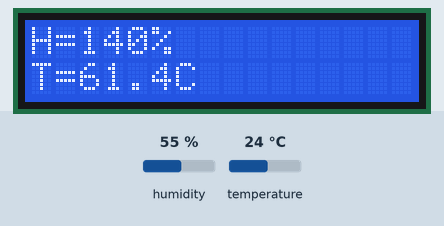
This program was run on a simulated ATtiny2313a, built with avr-gcc and emulated at 8 MHz. Parts: 16×2 character LCD. Wiring (inferred from the names in the program): DHT11 sensor: data PD6; character LCD (HD44780): RS PB0; R/W PB1; E PB2; data PB3, PB4, PB5, PB6. The inputs (shaded band) are chosen by the test bench; at power-on: humidity 55 %, temperature 24 °C.

Above: at 4.8 s.
4.9 s: humidity set to 22 %
At 6.3 s:
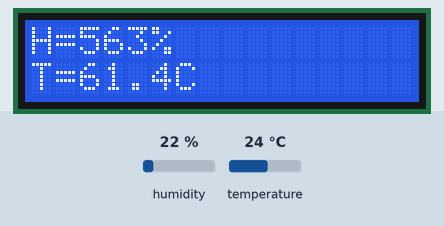
6.6 s: temperature set to 12 °C
At 7.8 s:
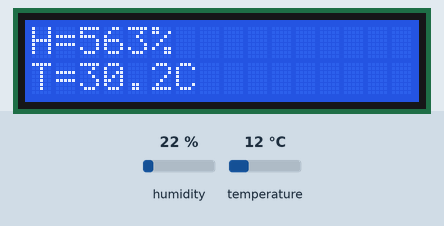
8.7 s: humidity set to 40 %
At 10.4 s:
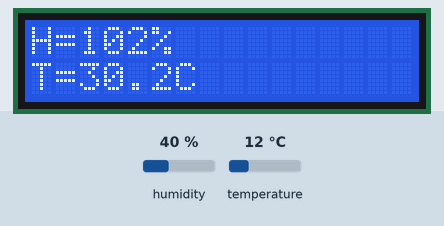
10.8 s: temperature set to 19 °C
At 11.8 s:
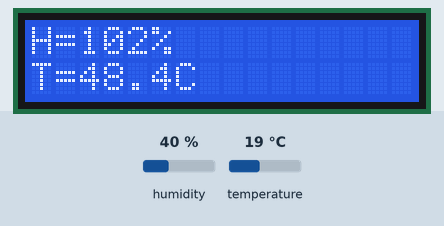
Timing chart, 0 to 13.8 s (numbered marks = the images above; inputs shaded):
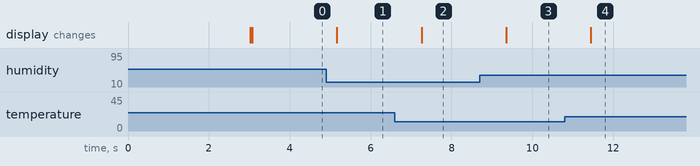

The program:

main.c
```c
/*
* digitalThermometer.c
*
* Created: 03.01.2020 17:55:27
* Author : Osman Mazinov
*/
#ifndef  F_CPU
#define	F_CPU 8000000U
#endif

#include <avr/io.h>
#include <util/delay.h>
#include "LCD.h"
#include <string.h>
#include <math.h>

#define DHT_PORT        PORTD
#define DHT_DDR         DDRD
#define DHT_PIN         PIND
#define DHT22_PIN 6
#define STRING_SIZE 3
#define DEC 10
#define DOZEN 10
#define TEMP_MASK 0x7FFF
#define MINIMUM_TEMP -40
#define MAXIMUM_TEMP 80
#define ZERO_POINT 0
#define START_DELAY 3000

uint8_t c=0, low_byte_rh, high_byte_rh, low_byte_temp, high_byte_temp, check_sum;
uint16_t temperature_result, humidity_result;
const int NEGATIVE_POINT = -10;

void init();
void print_negative_temperature(char* t_buffer, int negative_temp); /* print temperature lower than 0 C */
void print_humidity(char* buffer);								  /* print humidity */
void print_temperature(char* buffer, uint16_t temp_after_point);  /* print temperature above than 0 C */
void request();													  /* Microcontroller send start pulse/request */
void response();												  /* receive response from DHT11 */
uint8_t receive_data();											  /* receive data */
int get_checksum();
void print_error();

int main(void) {

	char t_buffer[STRING_SIZE], h_buffer[STRING_SIZE];
	uint16_t temp_buffer;
	uint16_t temp_buffer_after_point;
	int negative_temp;

	lcdInit();
	lcdGotoXY(0,0);
	lcdPuts("Tiny    ");
	lcdGotoXY(1,0);
	lcdPuts("Term    ");
	_delay_ms(START_DELAY);
	lcdClear();
	lcdSetDisplay(LCD_DISPLAY_ON);
	lcdSetCursor(LCD_CURSOR_OFF);
	//USART_Init(47); // 19200

	while (1) {

      //send_int_Uart(21);

		request();		/* send start pulse */
		response();		/* receive response */
		/*
		5 bytes of DHT data are as follows:
		[0] RH integral
		[1] RH decimal
		[2] Temp integral
		[3] Temp decimal
		[4] checksum is the sum of all four bytes AND 255
		*/
		low_byte_rh=receive_data();	/* store first eight bit in I_RH */
		high_byte_rh=receive_data();	/* store next eight bit in D_RH */
		low_byte_temp=receive_data();	/* store next eight bit in I_Temp */
		high_byte_temp=receive_data();	/* store next eight bit in D_Temp */
		check_sum=receive_data();/* store next eight bit in CheckSum */

		/* (DHTdata[0] + DHTdata[1] + DHTdata[2] + DHTdata[3]) & 255) will = DHTdata[4] IF the checksum is good. */
		if ((get_checksum() & 255) != check_sum) {
			print_error();
		}
		else {
			humidity_result = (low_byte_rh * 256 + high_byte_rh ) / DOZEN;
			print_humidity(h_buffer);
			temperature_result = (low_byte_temp * 256 + high_byte_temp );

			if(temperature_result > TEMP_MASK) {
				negative_temp = -(TEMP_MASK & temperature_result); /* shoud be devide by DOZEN */
				print_negative_temperature(t_buffer, negative_temp);
			}
			else {
				temp_buffer = temperature_result;
				temp_buffer_after_point = temp_buffer % DOZEN;
				print_temperature(t_buffer, temp_buffer_after_point);
			}

		}
		_delay_ms(1000);
	}
}

void print_humidity(char* buffer) {
	if(humidity_result < 100) {
		lcdGotoXY(0,0);
		lcdPuts("H= ");
		lcdGotoXY(0,3);
		itoa(humidity_result, buffer, DOZEN);
		lcdPuts(buffer);
		lcdGotoXY(0, 5);
		lcdPuts("%");
	}
	else {
		lcdGotoXY(0,0);
		lcdPuts("H=");
		lcdGotoXY(0,2);
		itoa(humidity_result, buffer, DOZEN);
		lcdPuts(buffer);
		lcdGotoXY(0, 5);
		lcdPuts("%");
	}
}

void print_negative_temperature(char* buffer, int negativeTemp) {

	int negativeData = negativeTemp/DEC;

	if((abs(negativeTemp) != abs(MINIMUM_TEMP))) {
		if(abs(negativeData) < abs(NEGATIVE_POINT)) {
			lcdGotoXY(1,0);
			lcdPuts("T= ");
			lcdGotoXY(1,3);
			itoa(negativeData, buffer, DEC);
			lcdPuts(buffer);
			lcdGotoXY(1,5);
			lcdPuts(" ");
			lcdGotoXY(1,6);
			lcdPuts("C ");

			if(negativeData == ZERO_POINT){

				lcdGotoXY(1,0);
				lcdPuts("T= ");
				lcdGotoXY(1,3);
				itoa(negativeData, buffer, DEC);
				lcdPuts(buffer);
				lcdGotoXY(1,4);
				lcdPuts(".");
				lcdGotoXY(1,5);
				lcdPuts("0");
				lcdGotoXY(1,6);
				lcdPuts("C ");
			}
		}
		else {
			lcdGotoXY(1,0);
			lcdPuts("T=");
			lcdGotoXY(1,2);
			itoa(negativeData, buffer, DEC);
			lcdPuts(buffer);
			lcdGotoXY(1,5);
			lcdPuts("C ");
		}
	}
	else {
		print_error();
	}
}

void print_temperature(char* buffer, uint16_t temp_after_point)
{
	uint16_t temperatureData = temperature_result / DOZEN;

	if(temperatureData != MAXIMUM_TEMP) {

		if(temperatureData < DEC) {
			lcdGotoXY(1,0);
			lcdPuts("T= ");
			lcdGotoXY(1,3);
			itoa(temperatureData, buffer, DEC);
			lcdPuts(buffer);
			lcdGotoXY(1,4);
			lcdPuts(".");
			lcdGotoXY(1,5);
			itoa(temp_after_point, buffer, DEC);
			lcdPuts(buffer);
			lcdGotoXY(1,6);
			lcdPuts("C");
		}
		else {
			lcdGotoXY(1,0);
			lcdPuts("T=");
			lcdGotoXY(1,2);
			itoa(temperatureData, buffer, DEC);
			lcdPuts(buffer);
			lcdGotoXY(1,4);
			lcdPuts(".");
			lcdGotoXY(1,5);
			itoa(temp_after_point, buffer, DEC);
			lcdPuts(buffer);
			lcdGotoXY(1,6);
			lcdPuts("C");
		}
	}
	else {
		print_error();
	}
}

void request()  {

	DDRD |= (1<<DHT22_PIN);
	PORTD &= ~(1<<DHT22_PIN);    /* set to low pin */
	_delay_ms(20);            /* wait for 20ms */
	PORTD |= (1<<DHT22_PIN);	/* set to high pin */
}

void response()	{

	DDRD &= ~(1<<DHT22_PIN);
	while(PIND & (1<<DHT22_PIN));
	while((PIND & (1<<DHT22_PIN))==0);
	while(PIND & (1<<DHT22_PIN));
}

uint8_t receive_data() {

	int q;
	for (q=0; q<8; q++)	{
		while((PIND & (1<<DHT22_PIN)) == 0);  /* check received bit 0 or 1 */
		_delay_us(30);
		if(PIND & (1<<DHT22_PIN))/* if high pulse is greater than 30ms */
		c = (c<<1)|(0x01);	/* then its logic HIGH */
		else			/* otherwise its logic LOW */
		c = (c<<1);
		while(PIND & (1<<DHT22_PIN));
	}
	return c;
}

int get_checksum() {

	return low_byte_rh + high_byte_rh + low_byte_temp + high_byte_temp;
}

void print_error() {
	lcdGotoXY(0,0);
	lcdPuts("Sens    ");
	lcdGotoXY(1,0);
	lcdPuts("Err     ");
}
```

LCD.c
```c
// LCD lib teken from https://micro-pi.ru/%d1%81%d1%85%d0%b5%d0%bc%d0%b0-%d0%bf%d0%be%d0%b4%d0%ba%d0%bb%d1%8e%d1%87%d0%b5%d0%bd%d0%b8%d1%8f-hd44780-%d0%ba-atmega16/
//#define F_CPU 11059200UL
#include <avr/io.h>
#include <util/delay.h>
#include <avr/pgmspace.h>
#include <avr/eeprom.h>
#include <avr/interrupt.h>
#include "LCD.h"

/*
  Îòïðàâëÿåò ìëàäøóþ ïîëîâèíó áàéòà byte â LCD. Åñëè state == 0,
  òî ïåðåäà¸òñÿ êàê êîìàíäà, åñëè íåò, òî êàê äàííûå.
 */
void lcdSendNibble(char byte, char state) {
  // Ïèíû óïðàâëåíèÿ - íà âûõîä
  LCDCONTROLDDR |= 1 << LCD_RS | 1 << LCD_RW | 1 << LCD_E;
  // Ïèíû äàííûõ - íà âûõîä
  LCDDATADDR |= 1 << LCD_D4 | 1 << LCD_D5 | 1 << LCD_D6 | 1 << LCD_D7;
  // Ðåæèì çàïèñè, RW = 0
  LCDCONTROLPORT &= ~(1 << LCD_RW);
  // Óñòàíàâëèâàåì 1 â RS
  if (state) {
    // åñëè îòäà¸ì äàííûå
    LCDCONTROLPORT |= 1 << LCD_RS;
  } else {
    LCDCONTROLPORT &= ~(1 << LCD_RS);
  }
  // Âçâîäèì ñòðîá
  LCDCONTROLPORT |= 1 << LCD_E;
  // Îáíóëÿåì ïèíû äàííûõ
  LCDDATAPORT &= ~(1 << LCD_D4 | 1 << LCD_D5 | 1 << LCD_D6 | 1 << LCD_D7);
  // Çàïèñûâàåì ìëàäøóþ
  if (byte & (1 << 3)) {
    // ïîëîâèíó áàéòà
    LCDDATAPORT |= 1 << LCD_D7;
  }
  // byte â ïîðò âûâîäà äàííûõ
  if (byte & (1 << 2)) {
    LCDDATAPORT |= 1 << LCD_D6;
  }

  if (byte & (1 << 1)) {
    LCDDATAPORT |= 1 << LCD_D5;
  }

  if (byte & (1 << 0)) {
    LCDDATAPORT |= 1 << LCD_D4;
  }
  // Ïàóçà
  _delay_us(LCD_STROBEDELAY_US);
  // Îïóñêàåì ñòðîá. Ïîëóáàéò óø¸ë
  LCDCONTROLPORT &= ~(1 << LCD_E);
}

/*
  ×èòàåò ïîëîâèíó áàéòà èç LCD. Åñëè state == 0, òî ÷èòàåòñÿ êîìàíäà,
  åñëè íåò, òî äàííûå.
 */
char lcdGetNibble(char state) {
  char temp = 0;
  // Ïèíû óïðàâëåíèÿ - íà âûõîä
  LCDCONTROLDDR |= 1 << LCD_RS | 1 << LCD_RW | 1 << LCD_E;
  // Ðåæèì ÷òåíèÿ
  LCDCONTROLPORT |= 1 << LCD_RW;
  // Óñòàíàâëèâàåì 1 â RS
  if (state) {
    // åñëè ïîëó÷àåì äàííûå
    LCDCONTROLPORT |= (1 << LCD_RS);
  } else {
    LCDCONTROLPORT &= ~(1 << LCD_RS);
  }
  // Âçâîäèì ñòðîá
  LCDCONTROLPORT |= 1 << LCD_E;
  // Ïèíû äàííûõ - íà âõîä
  LCDDATADDR &= ~(1 << LCD_D4 | 1 << LCD_D5 | 1 << LCD_D6 | 1 << LCD_D7);
  // ñ ïîäòÿæêîé
  LCDDATAPORT |= 1 << LCD_D4 | 1 << LCD_D5 | 1 << LCD_D6 | 1 << LCD_D7;
  // Ïàóçà
  _delay_us(LCD_STROBEDELAY_US);
  // Îïóñêàåì ñòðîá
  LCDCONTROLPORT &= ~(1 << LCD_E);
  // ×èòàåì ïèíû
  if (LCDDATAPIN & (1 << LCD_D7)) {
    // âî âðåìåííóþ ïåðåìåííóþ
    temp |= 1 << 3;
  }

  if (LCDDATAPIN & (1 << LCD_D6)) {
    temp |= 1 << 2;
  }

  if (LCDDATAPIN & (1 << LCD_D5)) {
    temp |= 1 << 1;
  }

  if (LCDDATAPIN & (1 << LCD_D4)) {
    temp |= 1 << 0;
  }
  // âîçâðàùàåì ïðî÷èòàííîå
  return temp;
}

/*
  ×èòàåò áàéò èç LCD. Åñëè state == 0, òî ÷èòàåòñÿ êîìàíäà,
  åñëè íåò, òî äàííûå.
 */
char lcdRawGetByte(char state) {
  char temp = 0;

  temp |= lcdGetNibble(state);
  temp = temp << 4;
  temp |= lcdGetNibble(state);

  return temp;
}

/*
  Îòðàâëÿåò áàéò â LCD. Åñëè state == 0, òî ïåðåäà¸òñÿ êàê êîìàíäà,
  åñëè íåò, òî êàê äàííûå.
 */
void lcdRawSendByte(char byte, char state) {
  lcdSendNibble((byte >> 4), state);
  lcdSendNibble(byte, state);
}

/*
  ×èòàåò ñîñòîÿíèå LCD, âîçâðàùàåò 0xff, åñëè ôëàã çàíÿòîñòè óñòàíîâëåí,
  è 0x00, åñëè íåò.
 */
char lcdIsBusy(void) {
  /*
    if (lcdRawGetByte(LCD_COMMAND) & (1<<7))
      return 0xff;
    else
      return 0x00;
   */
  _delay_ms(DELAY);
  return 0x00;
}

/*
  Âûïîëíÿåò íà÷àëüíóþ èíèöèàëèçàöèþ äèñïëåÿ. ×åòûð¸õáèòíûé ðåæèì.
 */
void lcdInit(void) {
  while (lcdIsBusy());
  lcdSendNibble(0b0010, LCD_COMMAND);
  while (lcdIsBusy());
  lcdRawSendByte(0b00101000, LCD_COMMAND);
  while (lcdIsBusy());
  lcdRawSendByte(0b00000001, LCD_COMMAND);
  while (lcdIsBusy());
  lcdRawSendByte(0b00000110, LCD_COMMAND);
  while (lcdIsBusy());
  lcdRawSendByte(0b00001100, LCD_COMMAND);
}

/*
  Óñòàíàâëèâàåò ðåæèì êóðñîðà: 0 - âûêëþ÷åí, 2 - âêëþ÷åí, 3 - ìîðãàåò.
  Åñëè íà ìîìåíò çàïóñêà LCD áûë âûêëþ÷åí (lcdSetDisplay), òî îí áóäåò âêëþ÷åí.
 */
void lcdSetCursor(char cursor) {
  while (lcdIsBusy());

  lcdRawSendByte((0b00001100 | cursor), LCD_COMMAND);
}

/*
  Âêëþ÷àåò èëè âûêëþ÷àåò îòîáðàæåíèå ñèìâîëîâ LCD.
  Ïðè êàæäîì âûçîâå âûêëþ÷àåò êóðñîð.
 */
void lcdSetDisplay(char state) {
  while (lcdIsBusy());

  lcdRawSendByte((0b00001000 | state), LCD_COMMAND);
}

/*
  Î÷èùàåò LCD.
 */
void lcdClear(void) {
  while (lcdIsBusy());

  lcdRawSendByte(0b00000001, LCD_COMMAND);
}

/*
  Óñòàíàâëèâàåò êóðñîð â çàäàííóþ ïîçèöèþ.
 */
void lcdGotoXY(char str, char col) {
  while (lcdIsBusy());

  lcdRawSendByte((0b10000000 | ((0x40 * str) + col)), LCD_COMMAND);
}

/*
  Ñäâèãàåò îáëàñòü îòîáðàæåíèÿ íà óêàçàííîå êîëè÷åñòâî ñèìâîëîâ
  âïðàâî èëè âëåâî.
 */
void lcdDisplayScroll(char pos, char dir) {
  while (pos) {
    while (lcdIsBusy());

    lcdRawSendByte((0b00011000 | dir), LCD_COMMAND);
    pos--;
  }
}

/*
  Âûâîäèò ñòðîêó èç RAM â ïîçèöèþ êóðñîðà.
 */
void lcdPuts(char *str) {
  while (*str) {
    while (lcdIsBusy());

    lcdRawSendByte(*str++, LCD_DATA);
  }
}

void printChar(uint8_t data) {
	while (lcdIsBusy());
	lcdRawSendByte(data, LCD_DATA);
}

/*
  Âûâîäèò ñòðîêó èç flash â ïîçèöèþ êóðñîðà.
 */
void lcdPutsf(char *str) {
  while (pgm_read_byte(str)) {
    while (lcdIsBusy());

    lcdRawSendByte(pgm_read_byte(str++), LCD_DATA);
  }
}

/*
  Âûâîäèò ñòðîêó èç eeprom â ïîçèöèþ êóðñîðà.
 */
void lcdPutse(uint8_t *str) {
  while (eeprom_read_byte(str)) {
    while (lcdIsBusy());

    lcdRawSendByte((char) (eeprom_read_byte(str++)), LCD_DATA);
  }
}

/*
  Çàãðóæàåò ñèìâîë â çíàêîãåíåðàòîð.
 */
void lcdLoadCharacter(char code, char *pattern) {
  while (lcdIsBusy());

  lcdRawSendByte((code << 3) | 0b01000000, LCD_COMMAND);

  for (char i = 0; i <= 7; i++) {
    while (lcdIsBusy());

    lcdRawSendByte(*pattern++, LCD_DATA);
  }
  while (lcdIsBusy());
  lcdRawSendByte(0b10000000, LCD_COMMAND);
}

/*
  Çàãðóæàåò ñèìâîë èç flash â çíàêîãåíåðàòîð.
 */
void lcdLoadCharacterf(char code, char *pattern) {
  while (lcdIsBusy());

  lcdRawSendByte((code << 3) | 0b01000000, LCD_COMMAND);

  for (char i = 0; i <= 7; i++) {
    while (lcdIsBusy());

    lcdRawSendByte(pgm_read_byte(pattern++), LCD_DATA);
  }
  while (lcdIsBusy());
  lcdRawSendByte(0b10000000, LCD_COMMAND);
}

/*
  Çàãðóæàåò ñèìâîë èç eeprom â çíàêîãåíåðàòîð.
 */
void lcdLoadCharactere(char code, char *pattern) {
  while (lcdIsBusy());

  lcdRawSendByte((code << 3) | 0b01000000, LCD_COMMAND);

  for (char i = 0; i <= 7; i++) {
    while (lcdIsBusy());

    lcdRawSendByte(eeprom_read_byte(pattern++), LCD_DATA);
  }
  while (lcdIsBusy());
  lcdRawSendByte(0b10000000, LCD_COMMAND);
}

void lcdPutData(uint8_t data) {

	while (lcdIsBusy());
	lcdRawSendByte(data, LCD_DATA);

}
```

LCD.h
```c
// LCD lib teken from https://micro-pi.ru/%d1%81%d1%85%d0%b5%d0%bc%d0%b0-%d0%bf%d0%be%d0%b4%d0%ba%d0%bb%d1%8e%d1%87%d0%b5%d0%bd%d0%b8%d1%8f-hd44780-%d0%ba-atmega16/
#ifndef LCD_H_
#define LCD_H_

#define LCDDATAPORT        PORTB  // Ïîðò è ïèíû,
#define LCDDATADDR         DDRB   // ê êîòîðûì ïîäêëþ÷åíû
#define LCDDATAPIN         PINB   // ñèãíàëû D4-D7.
#define LCD_D4             3
#define LCD_D5             4
#define LCD_D6             5
#define LCD_D7             6

#define LCDCONTROLPORT     PORTB  // Ïîðò è ïèíû,
#define LCDCONTROLDDR      DDRB   // ê êîòîðûì ïîäêëþ÷åíû
#define LCD_RS             0      // ñèãíàëû RS, RW è E.
#define LCD_RW             1
#define LCD_E              2

#define LCD_STROBEDELAY_US 5      // Çàäåðæêà ñòðîáà

#define LCD_COMMAND        0
#define LCD_DATA           1

#define LCD_CURSOR_OFF     0
#define LCD_CURSOR_ON      2
#define LCD_CURSOR_BLINK   3

#define LCD_DISPLAY_OFF    0
#define LCD_DISPLAY_ON     4

#define LCD_SCROLL_LEFT    0
#define LCD_SCROLL_RIGHT   4

#define LCD_STROBDOWN      0
#define LCD_STROBUP        1

#define DELAY              1

void lcdSendNibble(char byte, char state);
char lcdGetNibble(char state);
char lcdRawGetByte(char state);
void lcdRawSendByte(char byte, char state);
char lcdIsBusy(void);
void lcdInit(void);
void lcdSetCursor(char cursor);
void lcdSetDisplay(char state);
void lcdClear(void);
void lcdGotoXY(char str, char col);
void lcdDisplayScroll(char pos, char dir);
void lcdPuts(char *str);
void lcdPutsf(char *str);
void lcdPutse(uint8_t *str);
void lcdLoadCharacter(char code, char *pattern);
void lcdLoadCharacterf(char code, char *pattern);
void lcdLoadCharactere(char code, char *pattern);
void printChar(uint8_t data);
void lcdPutData(uint8_t data);
#endif /* LCD_H_ */
```

Measured:
- after the input at 4.9 s, the display: changes after 0.27 s (image 1)
- after the input at 6.6 s, the display: changes after 0.66 s (image 2)
- after the input at 8.7 s, the display: changes after 0.65 s (image 3)
- after the input at 10.8 s, the display: changes after 0.65 s (image 4)
